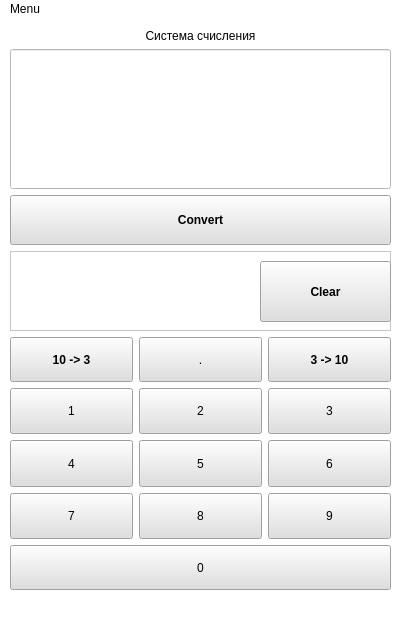
<?xml version="1.0" encoding="UTF-8"?>
<ui version="4.0">
 <class>MainWindow</class>
 <widget class="QMainWindow" name="MainWindow">
  <property name="geometry">
   <rect>
    <x>0</x>
    <y>0</y>
    <width>400</width>
    <height>620</height>
   </rect>
  </property>
  <property name="sizePolicy">
   <sizepolicy hsizetype="Fixed" vsizetype="Fixed">
    <horstretch>0</horstretch>
    <verstretch>0</verstretch>
   </sizepolicy>
  </property>
  <property name="windowTitle">
   <string>MainWindow</string>
  </property>
  <property name="styleSheet">
   <string notr="true">background: #FFFFFF
</string>
  </property>
  <widget class="QWidget" name="centralwidget">
   <property name="styleSheet">
    <string notr="true">background: #FFFFFF;</string>
   </property>
   <widget class="QWidget" name="verticalLayoutWidget">
    <property name="geometry">
     <rect>
      <x>10</x>
      <y>10</y>
      <width>381</width>
      <height>561</height>
     </rect>
    </property>
    <layout class="QVBoxLayout" name="verticalLayout">
     <item>
      <widget class="QLabel" name="Status">
       <property name="sizePolicy">
        <sizepolicy hsizetype="Minimum" vsizetype="Maximum">
         <horstretch>0</horstretch>
         <verstretch>0</verstretch>
        </sizepolicy>
       </property>
       <property name="styleSheet">
        <string notr="true">color: black;</string>
       </property>
       <property name="text">
        <string>Система счисления</string>
       </property>
       <property name="alignment">
        <set>Qt::AlignCenter</set>
       </property>
      </widget>
     </item>
     <item>
      <widget class="QLineEdit" name="Monitor">
       <property name="minimumSize">
        <size>
         <width>0</width>
         <height>140</height>
        </size>
       </property>
       <property name="font">
        <font>
         <family>Segoe UI</family>
         <pointsize>25</pointsize>
        </font>
       </property>
       <property name="layoutDirection">
        <enum>Qt::LeftToRight</enum>
       </property>
       <property name="autoFillBackground">
        <bool>false</bool>
       </property>
       <property name="styleSheet">
        <string notr="true">color: black;</string>
       </property>
       <property name="alignment">
        <set>Qt::AlignRight|Qt::AlignTrailing|Qt::AlignVCenter</set>
       </property>
      </widget>
     </item>
     <item>
      <widget class="QPushButton" name="Convert">
       <property name="sizePolicy">
        <sizepolicy hsizetype="Preferred" vsizetype="Fixed">
         <horstretch>50</horstretch>
         <verstretch>50</verstretch>
        </sizepolicy>
       </property>
       <property name="minimumSize">
        <size>
         <width>0</width>
         <height>50</height>
        </size>
       </property>
       <property name="font">
        <font>
         <bold>true</bold>
        </font>
       </property>
       <property name="styleSheet">
        <string notr="true">background: #dfdfdf;
color: black;</string>
       </property>
       <property name="text">
        <string>Convert</string>
       </property>
      </widget>
     </item>
     <item>
      <widget class="QFrame" name="frame">
       <property name="sizePolicy">
        <sizepolicy hsizetype="Preferred" vsizetype="Fixed">
         <horstretch>0</horstretch>
         <verstretch>0</verstretch>
        </sizepolicy>
       </property>
       <property name="minimumSize">
        <size>
         <width>0</width>
         <height>80</height>
        </size>
       </property>
       <property name="frameShape">
        <enum>QFrame::StyledPanel</enum>
       </property>
       <property name="frameShadow">
        <enum>QFrame::Raised</enum>
       </property>
       <widget class="QLabel" name="Status2">
        <property name="geometry">
         <rect>
          <x>10</x>
          <y>30</y>
          <width>221</width>
          <height>31</height>
         </rect>
        </property>
        <property name="styleSheet">
         <string notr="true">color: red</string>
        </property>
        <property name="text">
         <string/>
        </property>
        <property name="alignment">
         <set>Qt::AlignCenter</set>
        </property>
       </widget>
       <widget class="QPushButton" name="ClearButton">
        <property name="geometry">
         <rect>
          <x>250</x>
          <y>10</y>
          <width>131</width>
          <height>61</height>
         </rect>
        </property>
        <property name="sizePolicy">
         <sizepolicy hsizetype="Preferred" vsizetype="Fixed">
          <horstretch>50</horstretch>
          <verstretch>50</verstretch>
         </sizepolicy>
        </property>
        <property name="minimumSize">
         <size>
          <width>0</width>
          <height>50</height>
         </size>
        </property>
        <property name="font">
         <font>
          <bold>true</bold>
         </font>
        </property>
        <property name="styleSheet">
         <string notr="true">background: #dfdfdf;
color: black;</string>
        </property>
        <property name="text">
         <string>Clear</string>
        </property>
       </widget>
      </widget>
     </item>
     <item>
      <layout class="QGridLayout" name="gridLayout">
       <item row="1" column="0">
        <widget class="QPushButton" name="Button1">
         <property name="sizePolicy">
          <sizepolicy hsizetype="Preferred" vsizetype="Preferred">
           <horstretch>0</horstretch>
           <verstretch>0</verstretch>
          </sizepolicy>
         </property>
         <property name="styleSheet">
          <string notr="true">background: #dfdfdf;
color: black;</string>
         </property>
         <property name="text">
          <string>1</string>
         </property>
        </widget>
       </item>
       <item row="3" column="2">
        <widget class="QPushButton" name="Button9">
         <property name="sizePolicy">
          <sizepolicy hsizetype="Preferred" vsizetype="Preferred">
           <horstretch>0</horstretch>
           <verstretch>0</verstretch>
          </sizepolicy>
         </property>
         <property name="styleSheet">
          <string notr="true">background: #dfdfdf;
color: black;</string>
         </property>
         <property name="text">
          <string>9</string>
         </property>
        </widget>
       </item>
       <item row="2" column="2">
        <widget class="QPushButton" name="Button6">
         <property name="sizePolicy">
          <sizepolicy hsizetype="Preferred" vsizetype="Preferred">
           <horstretch>0</horstretch>
           <verstretch>0</verstretch>
          </sizepolicy>
         </property>
         <property name="styleSheet">
          <string notr="true">background: #dfdfdf;
color: black;</string>
         </property>
         <property name="text">
          <string>6</string>
         </property>
        </widget>
       </item>
       <item row="2" column="0">
        <widget class="QPushButton" name="Button4">
         <property name="sizePolicy">
          <sizepolicy hsizetype="Preferred" vsizetype="Preferred">
           <horstretch>0</horstretch>
           <verstretch>0</verstretch>
          </sizepolicy>
         </property>
         <property name="styleSheet">
          <string notr="true">background: #dfdfdf;
color: black;</string>
         </property>
         <property name="text">
          <string>4</string>
         </property>
        </widget>
       </item>
       <item row="2" column="1">
        <widget class="QPushButton" name="Button5">
         <property name="sizePolicy">
          <sizepolicy hsizetype="Preferred" vsizetype="Preferred">
           <horstretch>0</horstretch>
           <verstretch>0</verstretch>
          </sizepolicy>
         </property>
         <property name="styleSheet">
          <string notr="true">background: #dfdfdf;
color: black;</string>
         </property>
         <property name="text">
          <string>5</string>
         </property>
        </widget>
       </item>
       <item row="1" column="1">
        <widget class="QPushButton" name="Button2">
         <property name="sizePolicy">
          <sizepolicy hsizetype="Preferred" vsizetype="Preferred">
           <horstretch>0</horstretch>
           <verstretch>0</verstretch>
          </sizepolicy>
         </property>
         <property name="styleSheet">
          <string notr="true">background: #dfdfdf;
color: black;</string>
         </property>
         <property name="text">
          <string>2</string>
         </property>
        </widget>
       </item>
       <item row="3" column="0">
        <widget class="QPushButton" name="Button7">
         <property name="sizePolicy">
          <sizepolicy hsizetype="Preferred" vsizetype="Preferred">
           <horstretch>0</horstretch>
           <verstretch>0</verstretch>
          </sizepolicy>
         </property>
         <property name="styleSheet">
          <string notr="true">background: #dfdfdf;
color: black;</string>
         </property>
         <property name="text">
          <string>7</string>
         </property>
        </widget>
       </item>
       <item row="3" column="1">
        <widget class="QPushButton" name="Button8">
         <property name="sizePolicy">
          <sizepolicy hsizetype="Preferred" vsizetype="Preferred">
           <horstretch>0</horstretch>
           <verstretch>0</verstretch>
          </sizepolicy>
         </property>
         <property name="styleSheet">
          <string notr="true">background: #dfdfdf;
color: black;</string>
         </property>
         <property name="text">
          <string>8</string>
         </property>
        </widget>
       </item>
       <item row="1" column="2">
        <widget class="QPushButton" name="Button3">
         <property name="sizePolicy">
          <sizepolicy hsizetype="Preferred" vsizetype="Preferred">
           <horstretch>0</horstretch>
           <verstretch>0</verstretch>
          </sizepolicy>
         </property>
         <property name="styleSheet">
          <string notr="true">background: #dfdfdf;
color: black;</string>
         </property>
         <property name="text">
          <string>3</string>
         </property>
        </widget>
       </item>
       <item row="0" column="2">
        <widget class="QPushButton" name="Mode1">
         <property name="sizePolicy">
          <sizepolicy hsizetype="Minimum" vsizetype="Fixed">
           <horstretch>0</horstretch>
           <verstretch>0</verstretch>
          </sizepolicy>
         </property>
         <property name="minimumSize">
          <size>
           <width>0</width>
           <height>45</height>
          </size>
         </property>
         <property name="font">
          <font>
           <bold>true</bold>
          </font>
         </property>
         <property name="styleSheet">
          <string notr="true">background: #dfdfdf;
color: black;</string>
         </property>
         <property name="text">
          <string>3 -&gt; 10</string>
         </property>
        </widget>
       </item>
       <item row="0" column="0">
        <widget class="QPushButton" name="Mode0">
         <property name="sizePolicy">
          <sizepolicy hsizetype="Preferred" vsizetype="Fixed">
           <horstretch>0</horstretch>
           <verstretch>0</verstretch>
          </sizepolicy>
         </property>
         <property name="minimumSize">
          <size>
           <width>0</width>
           <height>45</height>
          </size>
         </property>
         <property name="font">
          <font>
           <bold>true</bold>
          </font>
         </property>
         <property name="styleSheet">
          <string notr="true">background: #dfdfdf;
color: black;</string>
         </property>
         <property name="text">
          <string>10 -&gt; 3</string>
         </property>
        </widget>
       </item>
       <item row="0" column="1">
        <widget class="QPushButton" name="PoundButton">
         <property name="sizePolicy">
          <sizepolicy hsizetype="Preferred" vsizetype="Fixed">
           <horstretch>0</horstretch>
           <verstretch>0</verstretch>
          </sizepolicy>
         </property>
         <property name="minimumSize">
          <size>
           <width>0</width>
           <height>45</height>
          </size>
         </property>
         <property name="styleSheet">
          <string notr="true">background: #dfdfdf;
color: black;</string>
         </property>
         <property name="text">
          <string>.</string>
         </property>
        </widget>
       </item>
      </layout>
     </item>
     <item>
      <widget class="QPushButton" name="Button0">
       <property name="enabled">
        <bool>true</bool>
       </property>
       <property name="sizePolicy">
        <sizepolicy hsizetype="Preferred" vsizetype="Fixed">
         <horstretch>10</horstretch>
         <verstretch>10</verstretch>
        </sizepolicy>
       </property>
       <property name="minimumSize">
        <size>
         <width>0</width>
         <height>45</height>
        </size>
       </property>
       <property name="styleSheet">
        <string notr="true">background: #dfdfdf;
color: black;</string>
       </property>
       <property name="text">
        <string>0</string>
       </property>
      </widget>
     </item>
    </layout>
   </widget>
  </widget>
  <widget class="QMenuBar" name="menubar">
   <property name="geometry">
    <rect>
     <x>0</x>
     <y>0</y>
     <width>400</width>
     <height>21</height>
    </rect>
   </property>
   <widget class="QMenu" name="menu1">
    <property name="title">
     <string>Menu</string>
    </property>
    <addaction name="AuthorMenu"/>
    <addaction name="ClearMenu"/>
   </widget>
   <addaction name="menu1"/>
  </widget>
  <widget class="QStatusBar" name="statusbar"/>
  <action name="AuthorMenu">
   <property name="text">
    <string>Author</string>
   </property>
  </action>
  <action name="ClearMenu">
   <property name="text">
    <string>Очистить ввод</string>
   </property>
  </action>
 </widget>
 <resources/>
 <connections/>
</ui>
